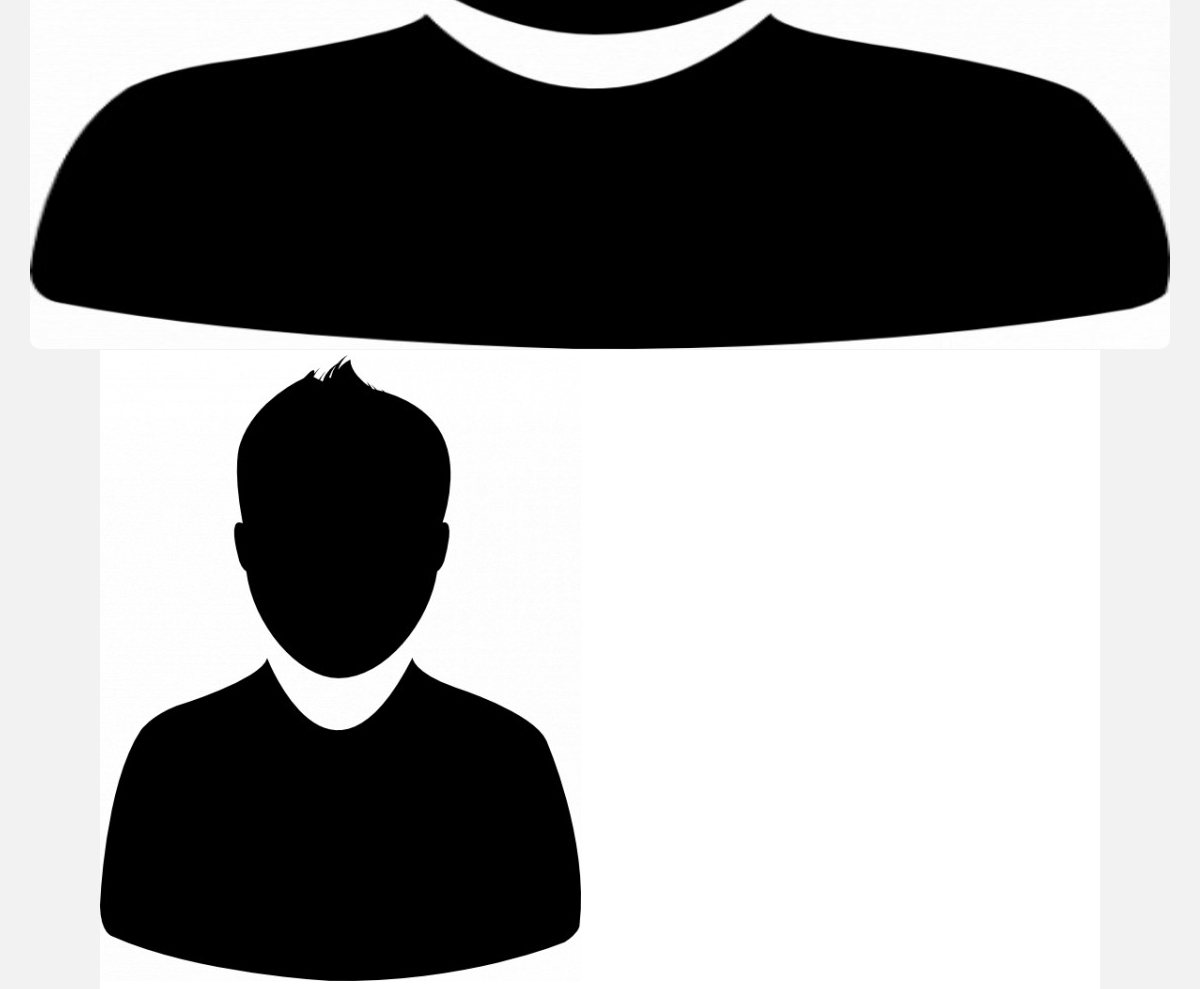
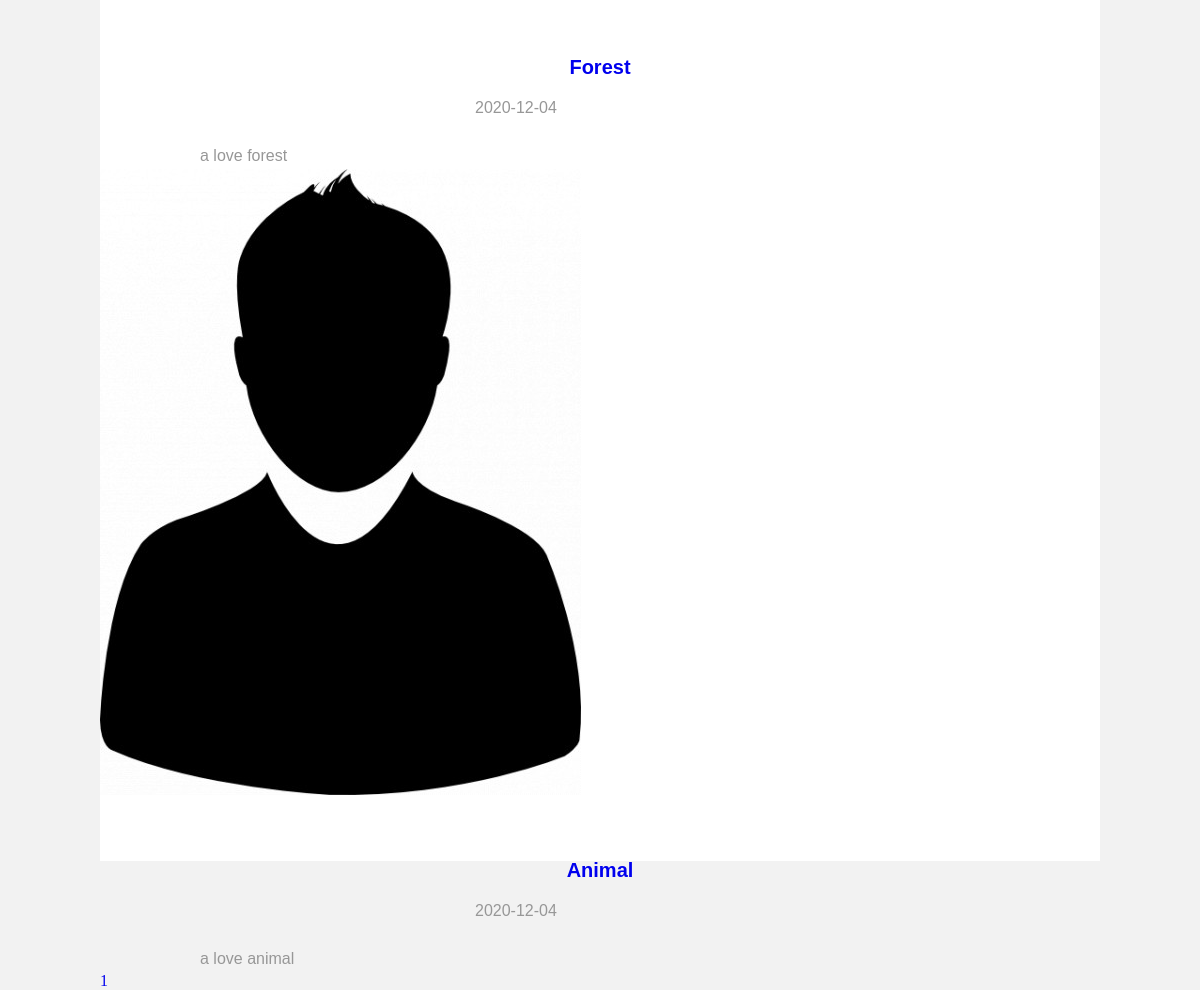
/ (lower part), run on an earlier commit of the app's database (2 pictures, top to bottom).
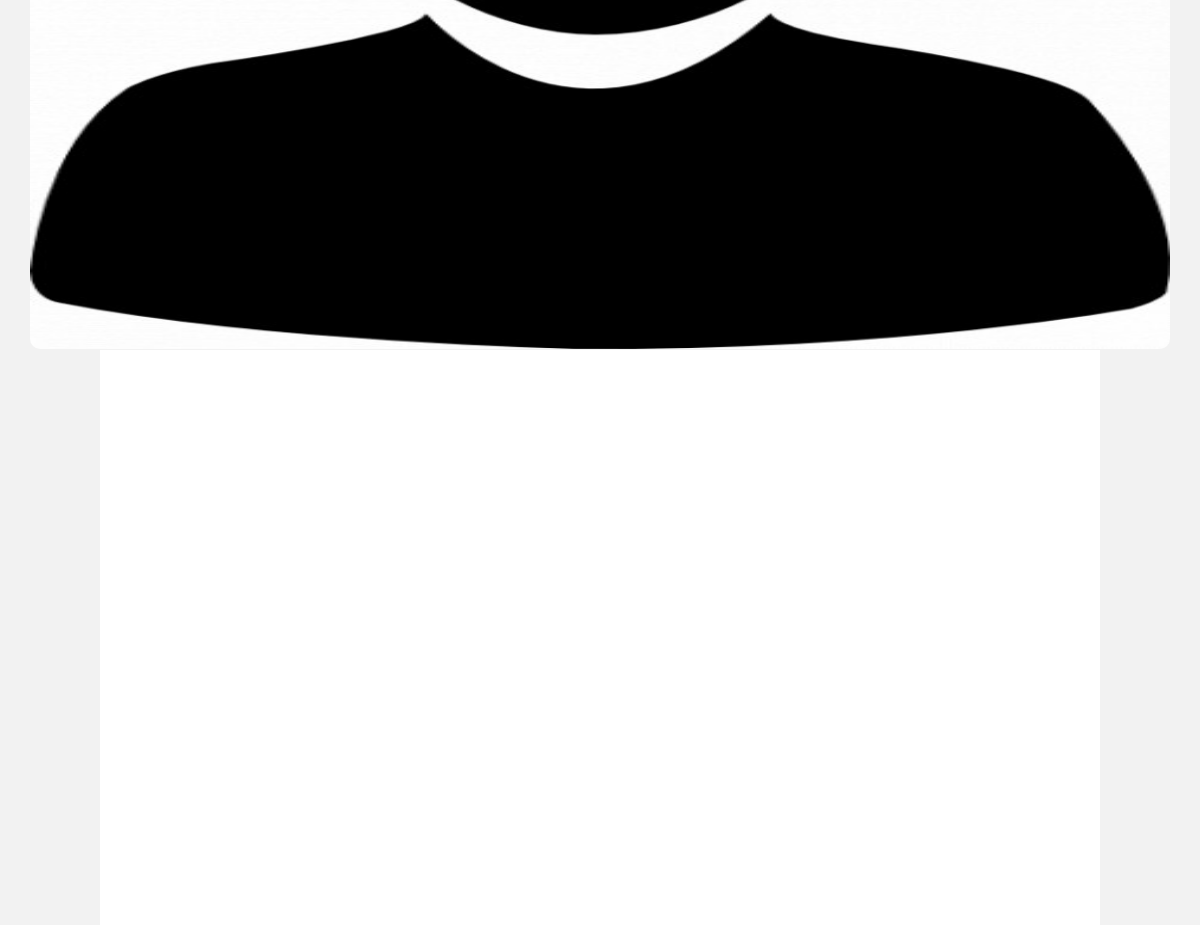
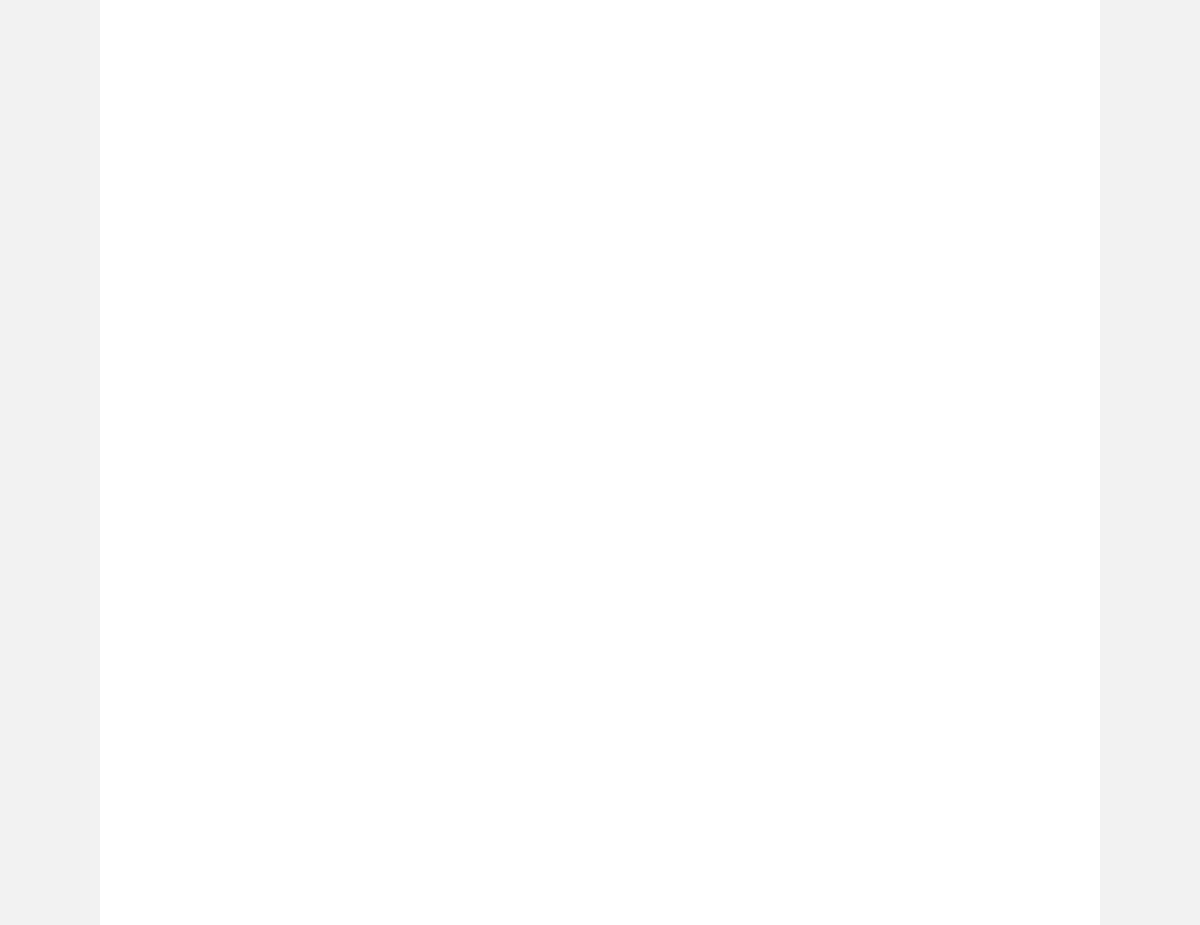
And on a later commit of the database (2 pictures, top to bottom).
### models.py (models this page shows, shortened)
class Post(db.Model):
    __tablename__ = 'posts'
    id = db.Column(db.Integer(), primary_key=True)
    title = db.Column(db.String(100), nullable=False)
    date_posted = db.Column(db.DateTime, nullable=True, default=datetime.utcnow)
    content = db.Column(db.Text(), nullable=True)
    user_id = db.Column(db.Integer(), db.ForeignKey('users.id'), nullable=True)

class User(db.Model, UserMixin):
    __tablename__ = 'users'
    id = db.Column(db.Integer(),  primary_key=True)
    username = db.Column(db.String(20), nullable=False, unique=True)
    email = db.Column(db.String(50), nullable=False, unique=True)
    avatar = db.Column(db.String(20), nullable=False, default='pic.jpg')
    password = db.Column(db.String(20), nullable=False)
    posts = db.relationship('Post', backref='author', lazy=True)

### main_app.py (the view)
@app.route('/')
def index():
    page = request.args.get('page')
    ''' Если полученные данные равны строковой цифре, то делаем их int, иначе если это буквы
    или другие символы, то задаём по стандарту 1 страницу. Это на тот случай,
    если пользователь
    решит поиграться'''
    if page and page.isdigit():
        page = int(page)
    else:
        page = 1
    posts = Post.query.order_by(Post.date_posted.desc()).paginate(page=page, per_page=5)
    return render_template('base.html', posts=posts)

### templates/base.html (shortened to what this page needs)
<!DOCTYPE html>
<html>
<head>
	<link rel="stylesheet" type="text/css" href="{{url_for('static', filename='style.css')}}">
</head>
<body>
<div class='wrap2'>
	<div class='content'>
		<div class='div_img'>
			<img src='static/pic.jpg'>
		</div>
	</div>
</div>
<div class='wrap3'>
	<div class='under_wrap3'>
			  {% for post in posts.items %}
			  <div>
				  <img src="{{ url_for('static', filename='profile_images/' + post.author.avatar) }}"
			  </div>
		 <div class='title'>
		 	<span> <a href="{{ url_for('post', post_id=post.id) }}">{{post.title}} </a> </span>
		 </div>
		 <div class='under_title'>
		 	<div class='date'>
		 		<span> {{post.date_posted.strftime('%Y-%m-%d')}} </span>
		 	</div>
		 </div>
		 <div class='post'>
		 <p>
			{{post.content}}
		 </div>
		 {% endfor %}
		 {% for page in posts.iter_pages() %}
		 	<a href='./?page={{page}}'>{{page}}</a>
		 {% endfor %}
	</div>
</div>
</body>
</html>

What changed in the data, as far as the page shows it:
removed Post: avatar (picture), title "Forest", date_posted "2020-12-04", content "a love forest"
removed Post: avatar (picture), title "Animal", date_posted "2020-12-04", content "a love animal"
Also different on the page:
list line gone: "1"
